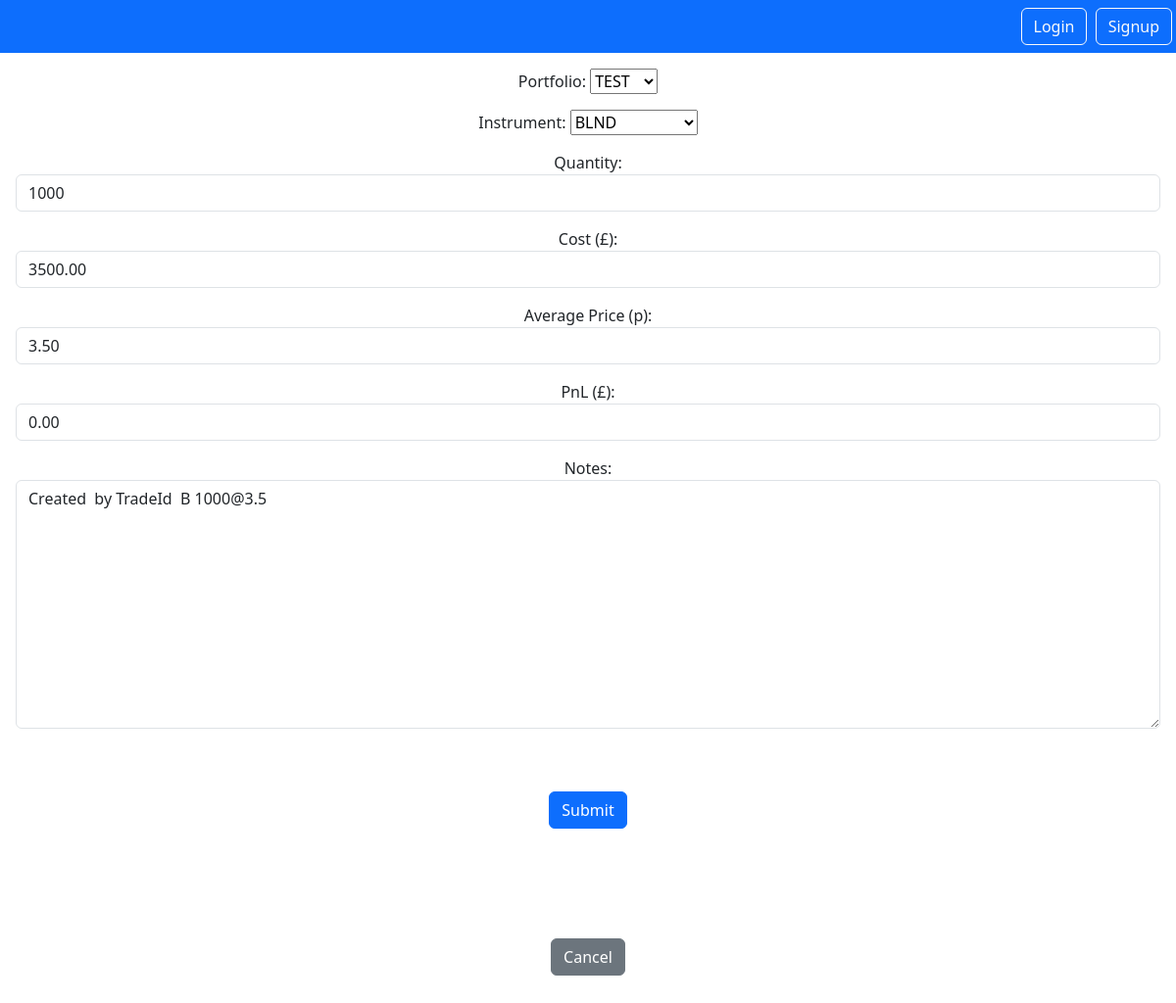
Page /pos/position/46/edit on the committed database.
### position/models.py (models this page shows)
class Position(models.Model):
    id = models.AutoField(primary_key=True)
    quantity = models.DecimalField(max_digits=12, decimal_places=0)
    cost = models.DecimalField(max_digits=12, decimal_places=2)
    avg_price = models.DecimalField(max_digits=12, decimal_places=2)
    pnl = models.DecimalField(max_digits=12, decimal_places=2, default=0)
    notes = models.CharField(max_length=100, unique=False)
    created_on = models.DateTimeField(auto_now_add=True)
    updated_on = models.DateTimeField(auto_now=True)
    portfolio = models.ForeignKey(Portfolio, on_delete=models.CASCADE)
    instrument = models.ForeignKey(Instrument, on_delete=models.CASCADE)
    user = models.ForeignKey(User, null=True, on_delete=models.SET_NULL)
    div_payment_per_share = 0
    div_payment_per_share_pcnt = 0  # pcnt of mkt price
    div_payment_per_share_pcnt_of_cost = 0
    div_ytd = 0
    div_ytd_pcnt_of_cost = 0
    div_last = 0
    div_prev = 0
    year = 0
    position_value = 0
    value_change = 0
    unrealised_pnl = 0
    unrealised_pnl_pct = 0 # as %age of cost
    instrument_price = None # manual join to instrument price table
    dividend_schedule = None
    class Meta:
        db_table = "app_position"
        unique_together = [["portfolio", "instrument"]]
        indexes = [
            models.Index(fields=["portfolio", "instrument"]),
        ]

### position/views.py (the view)
# urls.py: path('position/<int:pk>/edit', views.PositionUpdateView.as_view(), name='position.update'),
class PositionUpdateView(UpdateView):
    model = Position
    success_url = '/pos/positions'
    form_class = PositionForm
    template_name = 'position_form.html'

### position/forms.py
class PositionForm(forms.ModelForm):
    class Meta:
        model = Position
        fields = ['portfolio', 'instrument',  'quantity', 'cost', 'avg_price',
                  'pnl','notes',]
        widgets = {
            'portfolio': forms.Select(),
            'instrument': forms.Select(),
            'quantity': forms.NumberInput(
                attrs={'class': 'form-control', }
            ),
            'cost': forms.NumberInput(
                attrs={'class': 'form-control', }
            ),
            'avg_price': forms.NumberInput(
                attrs={'class': 'form-control', }
            ),
            'pnl': forms.NumberInput(
                attrs={'class': 'form-control', }
            ),
            'notes': forms.Textarea(attrs={'class': 'form-control'}),
        }
        labels = {'avg_price': 'Average Price (p)',
                  'cost': 'Cost (£)',
                  'pnl': 'PnL (£)'}

### instrument/models.py (called while the page is built)
    def __str__(self):
        return f"{self.code}"

### portfolio/models.py (called while the page is built)
    def __str__(self):
        return f"{self.name}"

### position/templates/position_form.html (shortened to what this page needs)
{% extends "base.html" %}
{% block content %}
<form method="POST" >{% csrf_token %}
    {{ form.as_p }}
    <button type="submit" class="btn btn-primary my-5">Submit</button>
</form>
<a href="{% url 'position.list' %}" class="btn btn-secondary my-5">Cancel</a>
{% endblock %}

### rows in the picture
Position: portfolio "TEST", instrument "BLND", quantity "1000", cost "3500.00", avg_price "3.50", pnl "0.00", notes "Created by TradeId B 1000@3.5"
